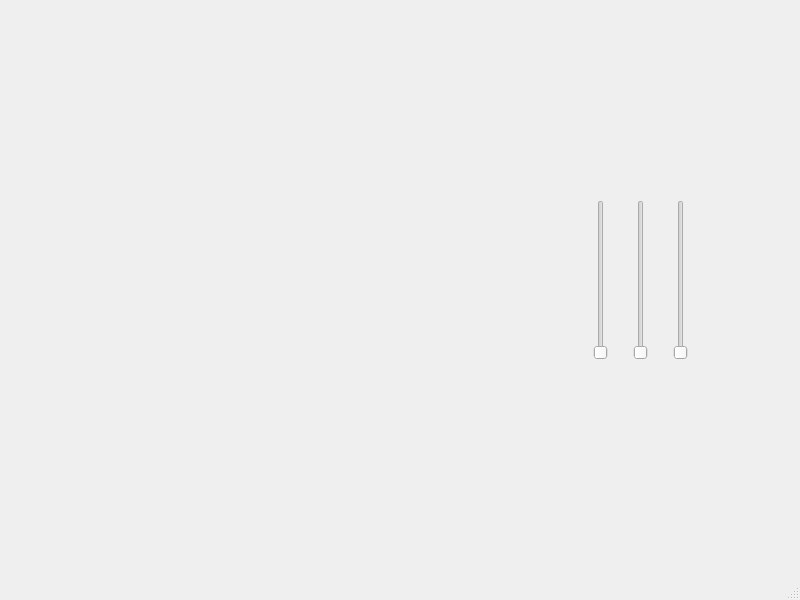
<?xml version="1.0" encoding="UTF-8"?>
<ui version="4.0">
 <class>MainWindow</class>
 <widget class="QMainWindow" name="MainWindow">
  <property name="geometry">
   <rect>
    <x>0</x>
    <y>0</y>
    <width>800</width>
    <height>600</height>
   </rect>
  </property>
  <property name="windowTitle">
   <string>MainWindow</string>
  </property>
  <widget class="QWidget" name="centralwidget">
   <widget class="WidgetOpenGL" name="widget" native="true">
    <property name="geometry">
     <rect>
      <x>60</x>
      <y>80</y>
      <width>481</width>
      <height>351</height>
     </rect>
    </property>
   </widget>
   <widget class="QSlider" name="verticalSliderX">
    <property name="geometry">
     <rect>
      <x>590</x>
      <y>200</y>
      <width>22</width>
      <height>160</height>
     </rect>
    </property>
    <property name="orientation">
     <enum>Qt::Vertical</enum>
    </property>
   </widget>
   <widget class="QSlider" name="verticalSliderY">
    <property name="geometry">
     <rect>
      <x>630</x>
      <y>200</y>
      <width>22</width>
      <height>160</height>
     </rect>
    </property>
    <property name="orientation">
     <enum>Qt::Vertical</enum>
    </property>
   </widget>
   <widget class="QSlider" name="verticalSliderZ">
    <property name="geometry">
     <rect>
      <x>670</x>
      <y>200</y>
      <width>22</width>
      <height>160</height>
     </rect>
    </property>
    <property name="orientation">
     <enum>Qt::Vertical</enum>
    </property>
   </widget>
  </widget>
  <widget class="QMenuBar" name="menubar">
   <property name="geometry">
    <rect>
     <x>0</x>
     <y>0</y>
     <width>800</width>
     <height>22</height>
    </rect>
   </property>
  </widget>
  <widget class="QStatusBar" name="statusbar"/>
 </widget>
 <customwidgets>
  <customwidget>
   <class>WidgetOpenGL</class>
   <extends>QWidget</extends>
   <header location="global">widgetopengl.h</header>
   <container>1</container>
  </customwidget>
 </customwidgets>
 <resources/>
 <connections/>
</ui>
